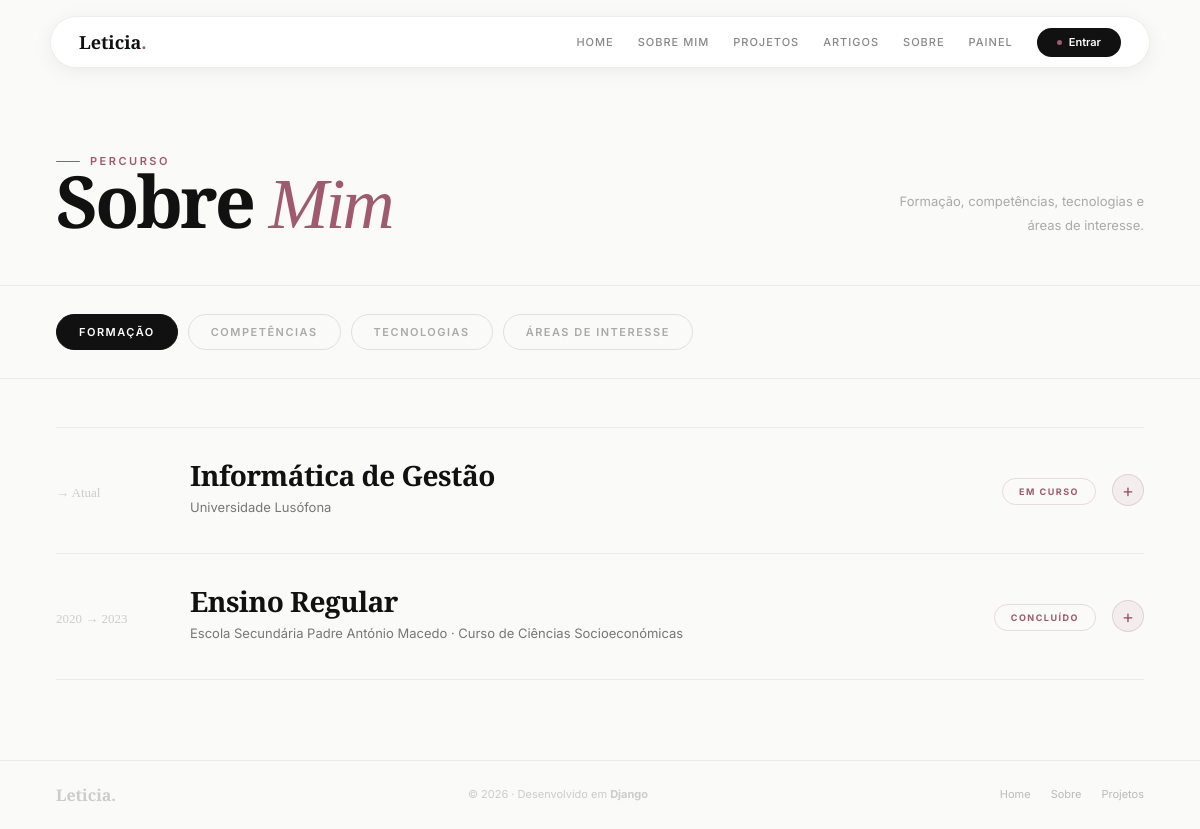
The app's page /percurso/ with its own data.
### portfolioPWEB/models.py (models this page shows, shortened)
class Licenciatura(models.Model):
    nome = models.CharField(max_length=100)
    descricao = models.TextField()
    creditos = models.IntegerField()
    semestres = models.IntegerField()
    formato = models.CharField(max_length=50)
    website = models.URLField()
    faculdade = models.CharField(max_length=100)
    class Meta:
        verbose_name = "Licenciatura"
        verbose_name_plural = "Licenciaturas"

class Formacao(models.Model):
    nome = models.CharField(max_length=100)
    instituicao = models.CharField(max_length=100)
    tipo = models.CharField(max_length=50)
    data_inicio = models.DateField()
    data_fim = models.DateField()
    logotipo = models.ImageField(upload_to='formacoes/')
    competencias = models.ManyToManyField(
        Competencia,
        related_name='formacoes',
        blank=True
    )
    class Meta:
        verbose_name = "Formação"
        verbose_name_plural = "Formações"

### portfolioPWEB/views.py (the view)
# urls.py: path("percurso/", views.percurso_view, name="percurso"),
def percurso_view(request):
    licenciaturas = Licenciatura.objects.prefetch_related(
        "unidades_curriculares",
        "unidades_curriculares__docentes",
        "unidades_curriculares__tecnologias",
        "unidades_curriculares__competencias",
    ).all()
    formacoes    = Formacao.objects.prefetch_related("competencias").order_by("-data_fim")
    competencias = Competencia.objects.all().order_by("tipo", "nome")
    areas        = AreaDeInteresse.objects.prefetch_related("competencias").all()
    tecnologias  = Tecnologia.objects.prefetch_related("competencias").order_by("tipo", "nome")
    return render(request, "portfolioPWEB/percurso.html", {
        "licenciaturas": licenciaturas,
        "formacoes":     formacoes,
        "competencias":  competencias,
        "tecnologias":   tecnologias,
        "areas":         areas,
    })

### portfolioPWEB/templates/portfolioPWEB/percurso.html (shortened to what this page needs)
{% extends "portfolioPWEB/base.html" %}
{% block content %}
<div class="page-header">
    <div>
        <div class="section-label">Percurso</div>
        <div class="page-header-title">Sobre <em>Mim</em></div>
    </div>
    <p class="ph-desc">Formação, competências, tecnologias e áreas de interesse.</p>
</div>
<div class="percurso-tabs-bar">
    <button class="percurso-tab-btn active" onclick="showTab('formacao', this)">Formação</button>
    <button class="percurso-tab-btn" onclick="showTab('competencias', this)">Competências</button>
    <button class="percurso-tab-btn" onclick="showTab('tecnologias', this)">Tecnologias</button>
    <button class="percurso-tab-btn" onclick="showTab('areas', this)">Áreas de Interesse</button>
</div>
<div class="percurso-pane active" id="tab-formacao">
    <div class="formacao-wrap">
        {% for l in licenciaturas %}
        <div class="fi-accordion">
            <button class="fi-accordion-trigger" type="button" onclick="toggleFi(this)">
                <div class="fi-trigger-left">
                    <div class="fi-ano">
                        {% if l.data_fim %} → {{ l.data_fim|date:"Y" }}{% else %} → Atual{% endif %}
                    </div>
                    <div>
                        <div class="fi-nome">{{ l.nome }}</div>
                        <div class="fi-sub">{{ l.faculdade }}</div>
                    </div>
                </div>
                <div class="fi-trigger-right">
                    <div class="fi-badge">{% if not l.data_fim %}Em curso{% else %}Concluído{% endif %}</div>
                    <div class="fi-acc-icon">+</div>
                </div>
            </button>
                    {% regroup l.unidades_curriculares.all|dictsort:"ano_curricular" by ano_curricular as ucs_por_ano %}
        </div>
        {% endfor %}
        {% for f in formacoes %}
        <div class="fi-accordion">
            <button class="fi-accordion-trigger" type="button" onclick="toggleFi(this)">
                <div class="fi-trigger-left">
                    <div class="fi-ano">{{ f.data_inicio|date:"Y" }} → {% if f.data_fim %}{{ f.data_fim|date:"Y" }}{% else %}Atual{% endif %}</div>
                    <div>
                        <div class="fi-nome">{{ f.nome }}</div>
                        <div class="fi-sub">{{ f.instituicao }} · {{ f.tipo }}</div>
                    </div>
                </div>
                <div class="fi-trigger-right">
                    <div class="fi-badge">{% if not f.data_fim %}Em curso{% else %}Concluído{% endif %}</div>
                    <div class="fi-acc-icon">+</div>
                </div>
            </button>
        </div>
        {% endfor %}
    </div>
</div>
        {% regroup tecnologias by tipo as tec_por_tipo %}
{% endblock %}

### portfolioPWEB/static/portfolioPWEB/styles.css (style rules this page uses)
:root { --bg: #fafaf8; --bg-warm: #f5f0ea; --white: #ffffff; --text: #111111; --muted: #777777; --subtle: #aaaaaa; --line: #ebebeb; --line-soft: rgba(0,0,0,0.07); --rose: #9f5a70; --rose-light: #c88495; --rose-bg: rgba(159,90,112,0.08); --rose-border: rgba(159,90,112,0.20); --shadow-sm: 0 4px 20px rgba(0,0,0,0.06); --shadow-md: 0 8px 32px rgba(0,0,0,0.08); --shadow-lg: 0 24px 60px rgba(0,0,0,0.10); --shadow-rose: 0 12px 32px rgba(159,90,112,0.25); --r-sm: 10px; --r-md: 16px; --r-lg: 22px; --r-xl: 30px; --r-full: 999px; --font-title: 'Playfair Display', Georgia, serif; --font-body: 'Inter', system-ui, sans-serif; }
*, *::before, *::after { box-sizing: border-box; margin: 0; padding: 0; }
html { scroll-behavior: smooth; }
body { font-family: var(--font-body); background: var(--bg); color: var(--text); min-height: 100vh; overflow-x: hidden; line-height: 1; }
button { font-family: var(--font-body); cursor: pointer; }
.section-label { display: inline-flex; align-items: center; gap: 10px; font-size: 11px; font-weight: 600; letter-spacing: 2.5px; text-transform: uppercase; color: var(--rose); }
.section-label::before { content: ''; display: block; width: 24px; height: 1.5px; background: var(--rose); border-radius: 1px; }
.page-header { display: flex; align-items: flex-end; justify-content: space-between; gap: 24px; flex-wrap: wrap; padding: 64px 56px 48px; border-bottom: 1px solid var(--line); }
.page-header-title { font-family: var(--font-title); font-size: clamp(48px,6vw,80px); font-weight: 700; line-height: .92; letter-spacing: -3px; color: var(--text); }
.page-header-title em { font-style: italic; font-weight: 400; color: var(--rose); }
.ph-desc { font-size: 13px; line-height: 1.8; color: #aaa; max-width: 260px; text-align: right; }
.percurso-tabs-bar { display:flex; gap:10px; padding:28px 56px; border-bottom:1px solid var(--line); background:var(--bg); position:sticky; top:52px; z-index:88; flex-wrap:wrap; }
.percurso-tab-btn { font-size:11px; font-weight:600; letter-spacing:1.5px; text-transform:uppercase; color:#aaa; padding:10px 22px; border:1.5px solid #e0e0e0; border-radius:var(--r-full); background:transparent; cursor:pointer; font-family:var(--font-body); transition:all .25s; white-space:nowrap; }
.percurso-tab-btn.active { color:#fff; background:var(--text); border-color:var(--text); }
.percurso-pane { display:none; padding:0 56px 80px; }
.percurso-pane.active { display:block; }
.formacao-wrap { padding-top:48px; }
.fi-accordion { border-bottom:1px solid var(--line); }
.fi-accordion:first-child { border-top:1px solid var(--line); }
.fi-accordion-trigger { width:100%; background:none; border:none; display:flex; align-items:center; justify-content:space-between; padding:28px 0; cursor:pointer; text-align:left; gap:24px; transition:opacity .2s; }
.fi-trigger-left { display:grid; grid-template-columns:110px 1fr; gap:24px; align-items:center; flex:1; }
.fi-trigger-right { display:flex; align-items:center; gap:16px; flex-shrink:0; }
.fi-acc-icon { width:32px; height:32px; border-radius:50%; background:var(--rose-bg); border:1px solid var(--rose-border); color:var(--rose); font-size:18px; display:grid; place-items:center; transition:transform .25s, background .2s; flex-shrink:0; }
.fi-ano { font-family:var(--font-title); font-size:13px; color:#ccc; padding-top:5px; line-height:1.4; }
.fi-nome { font-family:var(--font-title); font-size:28px; font-weight:700; letter-spacing:-.5px; color:var(--text); margin-bottom:5px; }
.fi-sub { font-size:13px; color:var(--muted); margin-bottom:10px; }
.fi-badge { font-size:9px; font-weight:700; letter-spacing:1.5px; text-transform:uppercase; color:var(--rose); border:1.5px solid var(--rose-border); padding:7px 16px; border-radius:var(--r-full); white-space:nowrap; align-self:start; margin-top:4px; }

### records on screen
Licenciatura: nome "Informática de Gestão", faculdade "Universidade Lusófona"
Formacao: data_inicio "2020", data_fim "2023", nome "Ensino Regular", instituicao "Escola Secundária Padre António Macedo", tipo "Curso de Ciências Socioeconómicas", shows "CONCLUÍDO"
